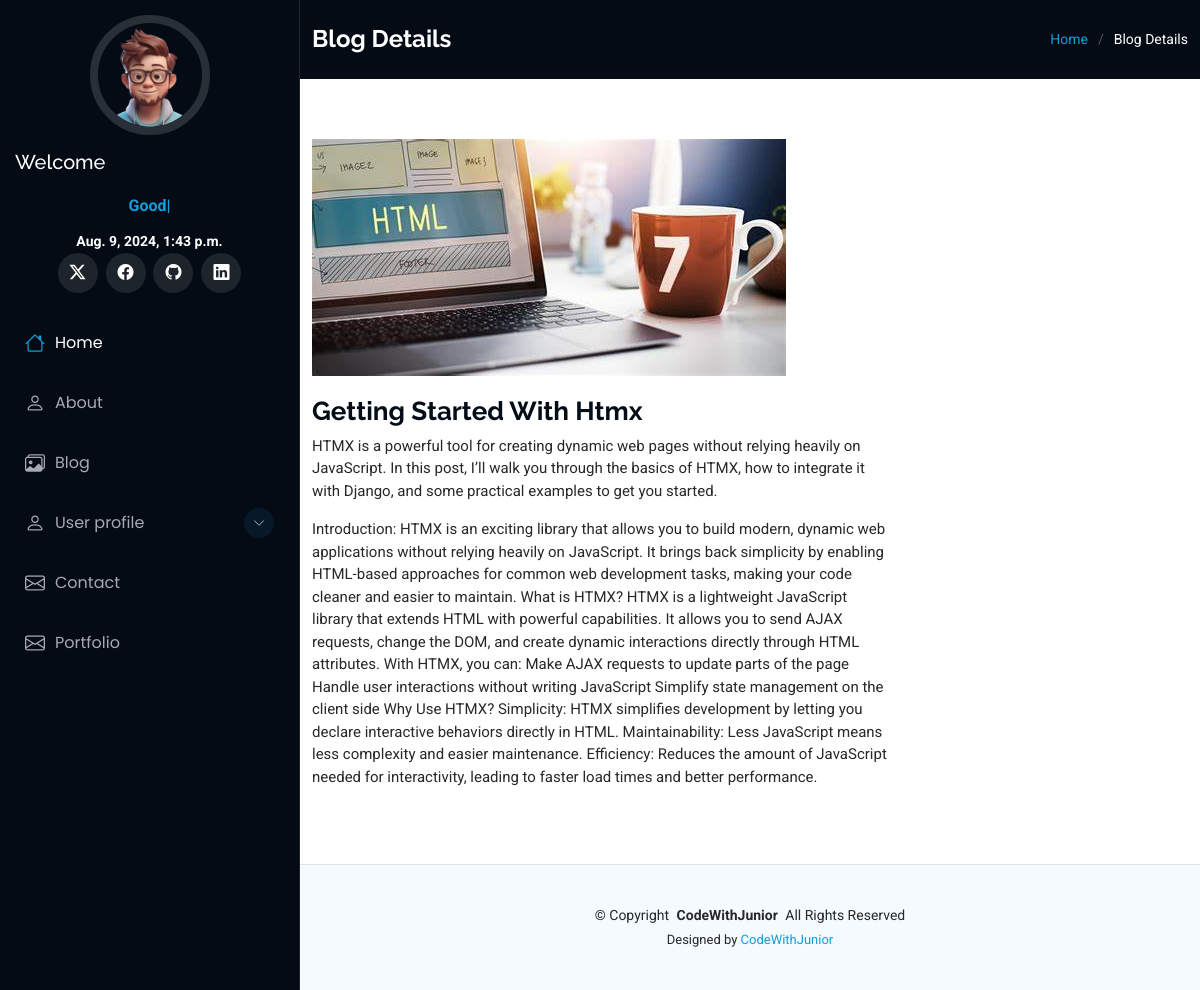
The app's page /portfolio/blog_details/1 with its own data.
### portfolio/models.py (models this page shows, shortened)
class Blog(models.Model):
    title=models.CharField(max_length=60)
    description=models.TextField()
    blog = models.TextField(default="")
    authname=models.CharField(max_length=15)
    img=models.ImageField(upload_to='blog', blank=True, null=True)
    timestamp=models.DateTimeField(auto_now_add=True, blank=True)

### portfolio/views.py (the view)
# urls.py: path('blog_details/<int:pk>', views.blog_details, name="blog-details"),
def blog_details(request,pk):
    posts = Blog.objects.get(id=pk)
    context = {"posts": posts, "insert_date":date, "insert_msg": msg}
    return render(request, "service-details.html", context)

### templates/service-details.html (shortened to what this page needs)
{% extends "basic.html" %}
{% block body %}
    <div class="page-title dark-background">
      <div class="container d-lg-flex justify-content-between align-items-center">
        <h1 class="mb-2 mb-lg-0">Blog Details</h1>
        <nav class="breadcrumbs">
          <ol>
            <li><a href="/">Home</a></li>
            <li class="current">Blog Details</li>
          </ol>
        </nav>
      </div>
    </div>
    <section id="service-details" class="service-details section">
      <div class="container">
        <div class="row gy-4">
          <div class="col-lg-8" data-aos="fade-up" data-aos-delay="200">
            <img src="{{posts.img.url}}" alt="" class="img-fluid services-img">
            <h3>{{posts.title}}</h3>
            <p>
              {{posts.description}}
            </p>
            <p>
              {{posts.blog}}
            </p>
          </div>
        </div>
      </div>
    </section>
{% endblock body %}

### static/assets/css/styles.css (style rules this page uses)
:root { --default-font: "Roboto", system-ui, -apple-system, "Segoe UI", Roboto, "Helvetica Neue", Arial, "Noto Sans", "Liberation Sans", sans-serif, "Apple Color Emoji", "Segoe UI Emoji", "Segoe UI Symbol", "Noto Color Emoji"; --heading-font: "Raleway", sans-serif; --nav-font: "Poppins", sans-serif; }
:root { --background-color: #ffffff; --default-color: #272829; --heading-color: #050d18; --accent-color: #149ddd; --surface-color: #ffffff; --contrast-color: #ffffff; }
:root { --nav-color: #a8a9b4; --nav-hover-color: #ffffff; --nav-mobile-background-color: #040b14; --nav-dropdown-background-color: #040b14; --nav-dropdown-color: #a8a9b4; --nav-dropdown-hover-color: #ffffff; }
.dark-background { --background-color: #040b14; --default-color: #ffffff; --heading-color: #ffffff; --surface-color: #151f2b; --contrast-color: #ffffff; }
:root { scroll-behavior: smooth; }
body { color: var(--default-color); background-color: var(--background-color); font-family: var(--default-font); }
a { color: var(--accent-color); text-decoration: none; transition: 0.3s; }
h1, h2, h3, h4, h5, h6 { color: var(--heading-color); font-family: var(--heading-font); }
.page-title { color: var(--default-color); background-color: var(--background-color); padding: 25px 0; position: relative; }
.page-title h1 { font-size: 24px; font-weight: 700; }
.page-title .breadcrumbs ol { display: flex; flex-wrap: wrap; list-style: none; padding: 0; margin: 0; font-size: 14px; font-weight: 400; }
.page-title .breadcrumbs ol li+li { padding-left: 10px; }
.page-title .breadcrumbs ol li+li::before { content: "/"; display: inline-block; padding-right: 10px; color: color-mix(in srgb, var(--default-color), transparent 70%); }
section, .section { color: var(--default-color); background-color: var(--background-color); padding: 60px 0; overflow: clip; }
.service-details .services-img { margin-bottom: 20px; }
.service-details h3 { font-size: 26px; font-weight: 700; }
.service-details p { font-size: 15px; }

### records on screen
Blog: img (picture), title "Getting Started With Htmx", description "HTMX is a powerful tool for creating dynamic web pages without relying heavily on JavaScript. In this post, I’ll walk you through the basics of HTMX, how to integrate it with Django, and some practical examples to get you started.", blog "Introduction: HTMX is an exciting library that allows you to build modern, dynamic web applications without relying heavily on JavaScript. It brings back simplicity by enabling HTML-based approaches for common web development tasks, making your code cleaner and easier to maintain. What is HTMX? HTMX is a lightweight JavaScript library that extends HTML with powerful capabilities. It allows you to send AJAX requests, change the DOM, and create dynamic interactions directly through HTML attributes. With HTMX, you can: Make AJAX requests to update parts of the page Handle user interactions without writing JavaScript Simplify state management on the client side Why Use HTMX? Simplicity: HTMX…"

### other values on screen
{{ insert_date }} "Aug. 9, 2024, 1:43 p.m."
